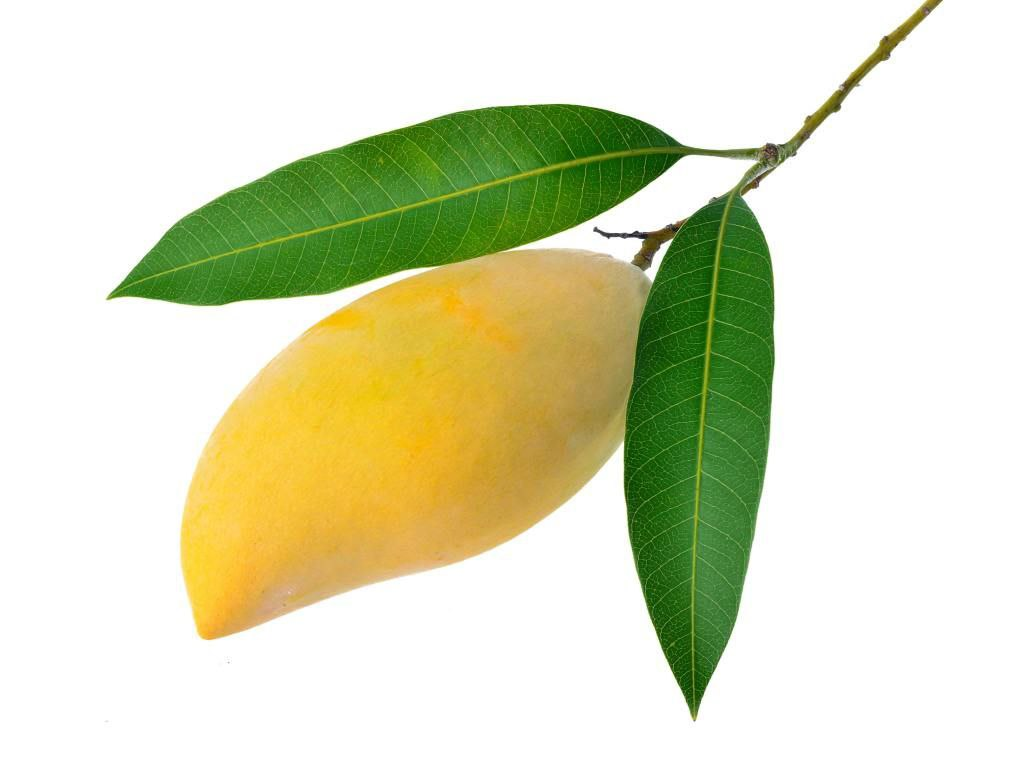
#> input picture UAS PCD 2024/Gambar/daun.jpeg, 1024 x 768 px, found by its file name
$ jupyter execute --allow-errors AMBANG.ipynb
#> lines starting #> are read from the running program, lines starting #| are printed output that depends on the picture; after the words box and inside, x2 and y2 are one past the last pixel; in counts of white or black regions, pixels touching at a corner belong together
[cell 1]
import cv2 #menjalankan fungsi" library open cv
import numpy as np #menjalankan fungsi array untuk mengeluarkan
import matplotlib.pyplot as plt #menampilkan fungsi visualisasi

[cell 2]
daun = cv2.imread("daun.jpeg",0) #Membuat variabel daun untuk mengimpor atau membaca file “daun.jpg”
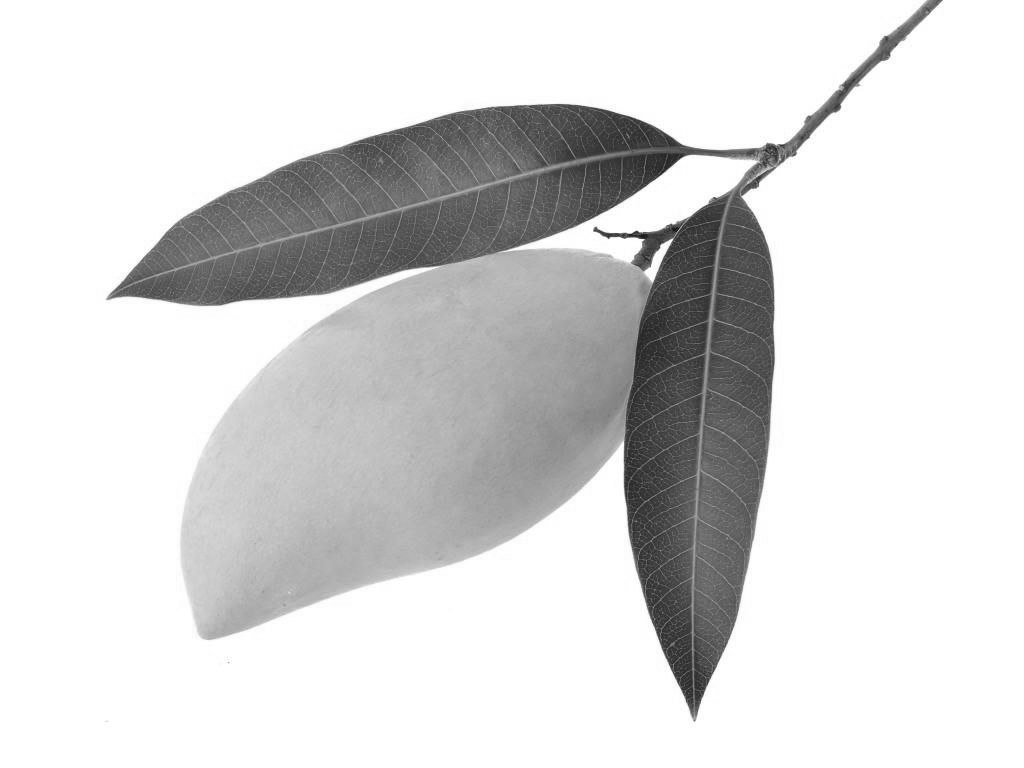
#> daun: shape (768, 1024); min 10, max 255, mean 217.6
tinggi, lebar= daun.shape  #di dalam shape terdapat panjang , tinggi dan dimensi
#> tinggi = 768; lebar = 1024

[cell 3]
def titeratif(image): #kita menggunakan kata image hanya untuk pendelarasian umum untuk rumua
    tinggi, lebar = image.shape
#> tinggi = 768; lebar = 1024
    t0 = 127
    while True:
        rata_kiri = 0
        rata_kanan = 0
        jum_kiri = 0
        jum_kanan = 0
        for x in range(tinggi):
            for y in range(lebar):
                if image[x, y] <= 127:
                    rata_kiri = rata_kiri + image[x, y]
                    jum_kiri = jum_kiri + 1
                else:
                    rata_kanan = rata_kanan + image[x, y]
                    jum_kanan = jum_kanan + 1

        rata_kiri = rata_kiri / jum_kiri
        rata_kanan = rata_kanan / jum_kanan
        t1 = (rata_kiri + rata_kanan) / 2
        if (t0 - t1) < 1:
            break
        t0 = t1
    return round(t1)

[cell 4]
titeratif(daun)
#> Out = 164

[cell 5]
nilai_ambang = 164 #Menentukan nilai ambang, sebagai acuan menentukan aras
daun_hasil1 = daun.copy() #daun_hasil sebagai variabel yang menampung salinan variabel daun
for x in range (tinggi): #looping pertama untuk
    for y in range (lebar):
        if daun[x,y] < nilai_ambang :
            daun_hasil1[x,y] = 0
        else:
            daun_hasil1[x,y] = 255
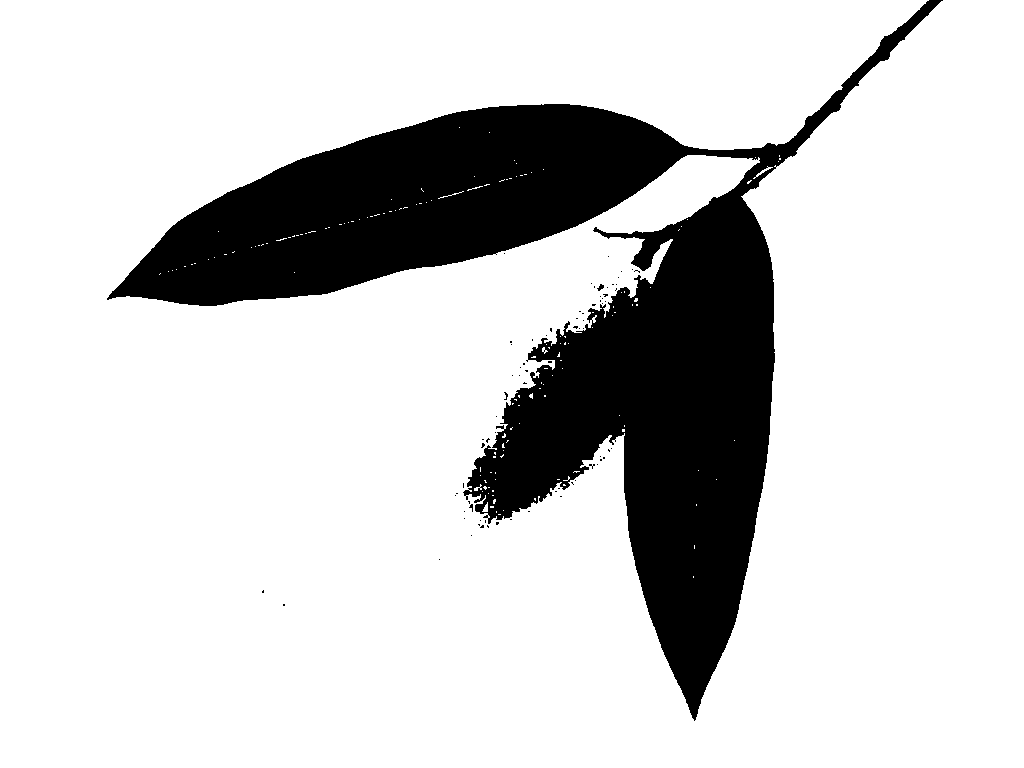
#> daun_hasil1: shape (768, 1024); 81.6% white; 77 black regions (75 under 20 px), largest, box (x1, y1, x2, y2) and area: (107, 0, 943, 721) 144610, (597, 284, 604, 291) 27

[cell 6]
# TAMPILAN MENGGUNAKAN FIGUR DAN XIS (FUNGSI MATPLOTLIB)
fig, axs = plt.subplots(1,2, figsize = (10,10))
ax = axs.ravel()

# Tampilkan gambar asli
ax[0].imshow(daun, cmap='gray')
ax[0].set_title('Citra Asli')

# Tampilkan hasil deteksi daun
ax[1].imshow(daun_hasil1, cmap='gray')
ax[1].set_title('Setelah deteksi daun')
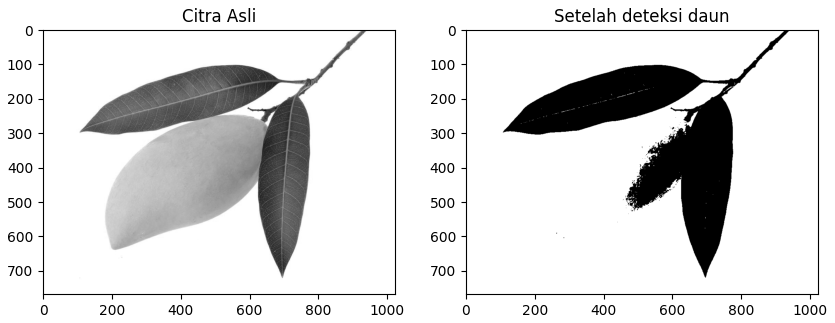
#> figure drawn by matplotlib, 2 panels

[cell 7]
def arasjamak(daun , t1, t2) :
#> called with t1 = 185, t2 = 200
    res = daun
    m,n = daun.shape
#> m = 768; n = 1024
    for x in range(m):
        for y in range(n):
            if daun[x,y] < nilai_ambang :
                res[x,y] = 0
            else:
                res[x,y] = 225
    return res

[cell 8]
bentukarasjamak = arasjamak(daun, 185, 200)

[cell 9]
# TAMPILAN MENGGUNAKAN FIGUR DAN XIS (FUNGSI MATPLOTLIB)
fig, axs = plt.subplots(1,2, figsize = (10,10))
ax = axs.ravel()

# Tampilkan gambar asli
ax[0].imshow(daun, cmap='gray')
ax[0].set_title('Citra Asli')

# Tampilkan hasil deteksi daun
ax[1].imshow(bentukarasjamak, cmap='gray')
ax[1].set_title('Setelah deteksi daun')
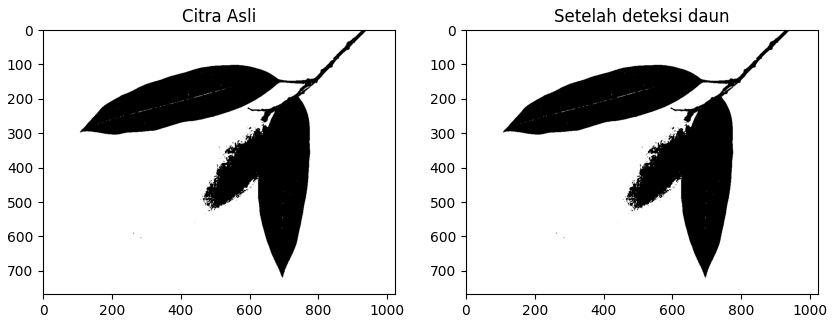
#> figure drawn by matplotlib, 2 panels

[cell 10]
daun = cv2.imread("daun.jpeg")
#> daun is the input picture: shape (768, 1024, 3); mean B, G, R 190.6, 222.1, 219.1
daun_hls = cv2.cvtColor(daun, cv2.COLOR_BGR2HLS)
#> daun_hls: shape (768, 1024, 3); mean of channels 0, 1, 2 13.6, 209.6, 62.8
tinggi, lebar = daun.shape[:2]
